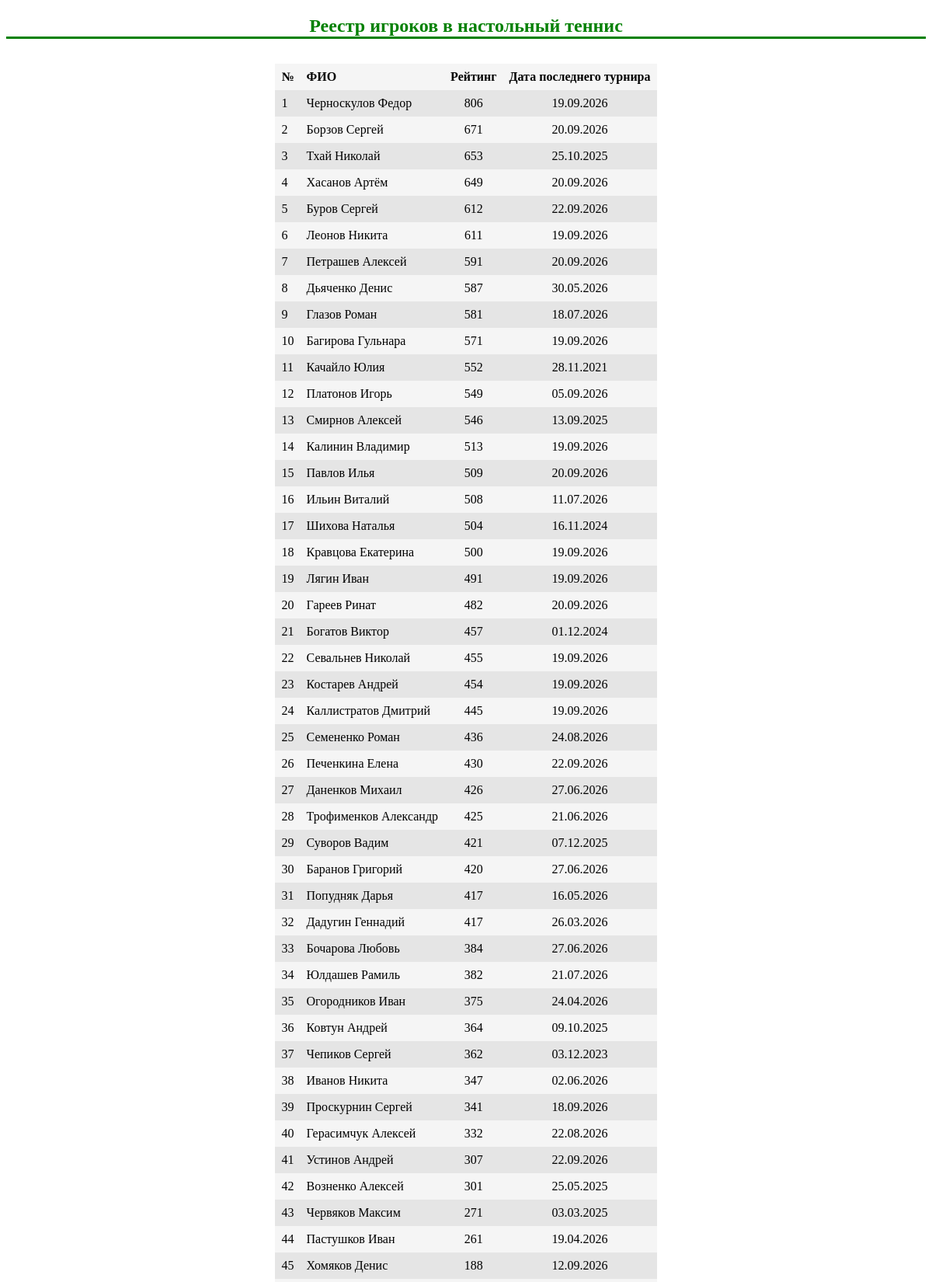
The page / (upper part) on the database its author committed.
### tables this page shows
CREATE TABLE sber_players
(
id integer not null,
name text not null,
rate text not null,
last_tornament_date date not null
);

### app.py (the view)
@app.route("/")
def table():
    db = get_db()
    dbase = FDataBase(db)
    return render_template('table.html', headings=headings, data=dbase.getPlayers())

### FDataBase.py (called while the page is built)
    def getPlayers(self):
        sql = '''SELECT * FROM sber_players'''
        try:
            self.__cur.execute(sql)
            res = self.__cur.fetchall()
            if res: return res
        except:
            print("Ошибка чтения из БД")
        return []

### app.py (called while the page is built)
def get_db():
    if not hasattr(g, 'link_db'):
        g.link_db = connect_db()
    return g.link_db

def connect_db():
    conn = sqlite3.connect(app.config['DATABASE'])
    conn.row_factory = sqlite3.Row
    return conn

### templates/table.html (shortened to what this page needs)
<!doctype html>
<html lang="en">
<head>
    <link rel="stylesheet" href="/static/styles.css"/>
</head>
        <body>
            <article>
                <h1 class="header">Реестр игроков в настольный теннис</h1>
            <table class="table">
                <tr class="table__header">
                    {% for header in headings %}
                    <th class="table__cell">{{header}}</th>
                    {% endfor %}
                </tr>
                    {%for row in data %}
                    <tr class="table__row">
                        {%for cell in row%}
                        <td class="table__cell">{{cell}}</td>
                        {% endfor %}
                    </tr>
                    {% endfor %}
            </table>
            </article>
        </body>
    </html>

### static/styles.css (style rules this page uses)
.header { text-align: center; border-bottom: solid; color: #008000; margin-bottom: 2rem; }
.table { border-spacing: 0; margin: 1rem; background-color: #f5f5f5; margin-left: auto; margin-right: auto; }
.table__row:nth-child(even) { background-color: #e5e5e5; }
.table__header { text-align: left; }
.table__cell { padding: 8px; }
.table__cell:nth-child(3), .table__cell:nth-child(4) { text-align: center; }

### rows shown on the page
sber_players: row "1", name "Черноскулов Федор", rate "806", last_tornament_date "19.09.2026"
sber_players: row "2", name "Борзов Сергей", rate "671", last_tornament_date "20.09.2026"
sber_players: row "3", name "Тхай Николай", rate "653", last_tornament_date "25.10.2025"
sber_players: row "4", name "Хасанов Артём", rate "649", last_tornament_date "20.09.2026"
sber_players: row "5", name "Буров Сергей", rate "612", last_tornament_date "22.09.2026"
sber_players: row "6", name "Леонов Никита", rate "611", last_tornament_date "19.09.2026"
sber_players: row "7", name "Петрашев Алексей", rate "591", last_tornament_date "20.09.2026"
sber_players: row "8", name "Дьяченко Денис", rate "587", last_tornament_date "30.05.2026"
sber_players: row "9", name "Глазов Роман", rate "581", last_tornament_date "18.07.2026"
sber_players: row "10", name "Багирова Гульнара", rate "571", last_tornament_date "19.09.2026"
sber_players: row "11", name "Качайло Юлия", rate "552", last_tornament_date "28.11.2021"
sber_players: row "12", name "Платонов Игорь", rate "549", last_tornament_date "05.09.2026"
sber_players: row "13", name "Смирнов Алексей", rate "546", last_tornament_date "13.09.2025"
sber_players: row "14", name "Калинин Владимир", rate "513", last_tornament_date "19.09.2026"
sber_players: row "15", name "Павлов Илья", rate "509", last_tornament_date "20.09.2026"
sber_players: row "16", name "Ильин Виталий", rate "508", last_tornament_date "11.07.2026"
sber_players: row "17", name "Шихова Наталья", rate "504", last_tornament_date "16.11.2024"
sber_players: row "18", name "Кравцова Екатерина", rate "500", last_tornament_date "19.09.2026"
sber_players: row "19", name "Лягин Иван", rate "491", last_tornament_date "19.09.2026"
sber_players: row "20", name "Гареев Ринат", rate "482", last_tornament_date "20.09.2026"
sber_players: row "21", name "Богатов Виктор", rate "457", last_tornament_date "01.12.2024"
sber_players: row "22", name "Севальнев Николай", rate "455", last_tornament_date "19.09.2026"
sber_players: row "23", name "Костарев Андрей", rate "454", last_tornament_date "19.09.2026"
sber_players: row "24", name "Каллистратов Дмитрий", rate "445", last_tornament_date "19.09.2026"
sber_players: row "25", name "Семененко Роман", rate "436", last_tornament_date "24.08.2026"
sber_players: row "26", name "Печенкина Елена", rate "430", last_tornament_date "22.09.2026"
sber_players: row "27", name "Даненков Михаил", rate "426", last_tornament_date "27.06.2026"
sber_players: row "28", name "Трофименков Александр", rate "425", last_tornament_date "21.06.2026"
sber_players: row "29", name "Суворов Вадим", rate "421", last_tornament_date "07.12.2025"
sber_players: row "30", name "Баранов Григорий", rate "420", last_tornament_date "27.06.2026"
sber_players: row "31", name "Попудняк Дарья", rate "417", last_tornament_date "16.05.2026"
sber_players: row "32", name "Дадугин Геннадий", rate "417", last_tornament_date "26.03.2026"
sber_players: row "33", name "Бочарова Любовь", rate "384", last_tornament_date "27.06.2026"
sber_players: row "34", name "Юлдашев Рамиль", rate "382", last_tornament_date "21.07.2026"
sber_players: row "35", name "Огородников Иван", rate "375", last_tornament_date "24.04.2026"
sber_players: row "36", name "Ковтун Андрей", rate "364", last_tornament_date "09.10.2025"
sber_players: row "37", name "Чепиков Сергей", rate "362", last_tornament_date "03.12.2023"
sber_players: row "38", name "Иванов Никита", rate "347", last_tornament_date "02.06.2026"
sber_players: row "39", name "Проскурнин Сергей", rate "341", last_tornament_date "18.09.2026"
sber_players: row "40", name "Герасимчук Алексей", rate "332", last_tornament_date "22.08.2026"
sber_players: row "41", name "Устинов Андрей", rate "307", last_tornament_date "22.09.2026"
sber_players: row "42", name "Возненко Алексей", rate "301", last_tornament_date "25.05.2025"
sber_players: row "43", name "Червяков Максим", rate "271", last_tornament_date "03.03.2025"
sber_players: row "44", name "Пастушков Иван", rate "261", last_tornament_date "19.04.2026"
sber_players: row "45", name "Хомяков Денис", rate "188", last_tornament_date "12.09.2026"

### other values the page prints
{{ header }} "№" "ФИО" "Рейтинг" "Дата последнего турнира"
